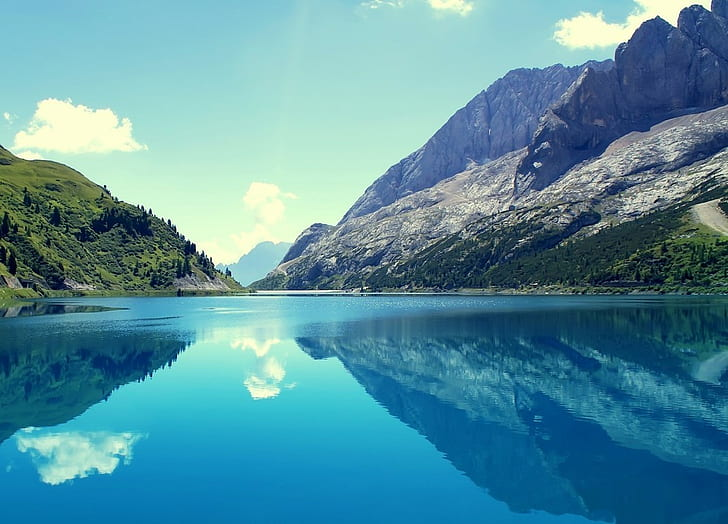
#> input picture OpenCV/Phase-5-Image Filetering and  Blurring/landscape-lake-mountain-clear-nature-wallpaper-preview.jpg, 728 x 524 px, found by its file name
$ python image_blurring.py
#> lines starting #> are read from the running program, lines starting #| are printed output that depends on the picture
# Gaussian Blur Syntax: cv2.GaussianBlur(src, (kernel_size, kernel_size), sigma)

import cv2
import numpy as np

image = cv2.imread("OpenCV/landscape-lake-mountain-clear-nature-wallpaper-preview.jpg")
#> image is the input picture: shape (524, 728, 3); mean B, G, R 159, 144.7, 86.3

blur = cv2.GaussianBlur(image, (21, 21), 5) # Can't pass even value it should be odd in kernel_size
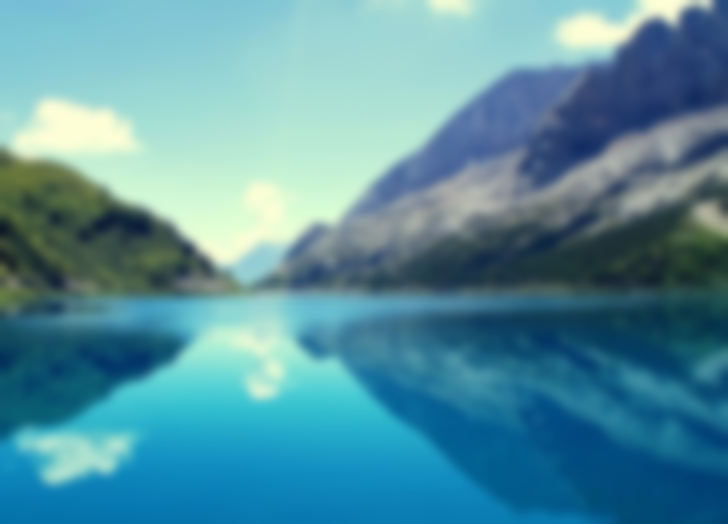
#> blur: shape (524, 728, 3); mean B, G, R 159, 144.7, 86.3

cv2.imshow("Original",image)
cv2.imshow("Blurr", blur)

cv2.waitKey(0)
cv2.destroyAllWindows()


# Median Blur Syntax : cv2.medianBlur(src, kernel_size)

img = cv2.imread("OpenCV/Blur-img2.jpeg")
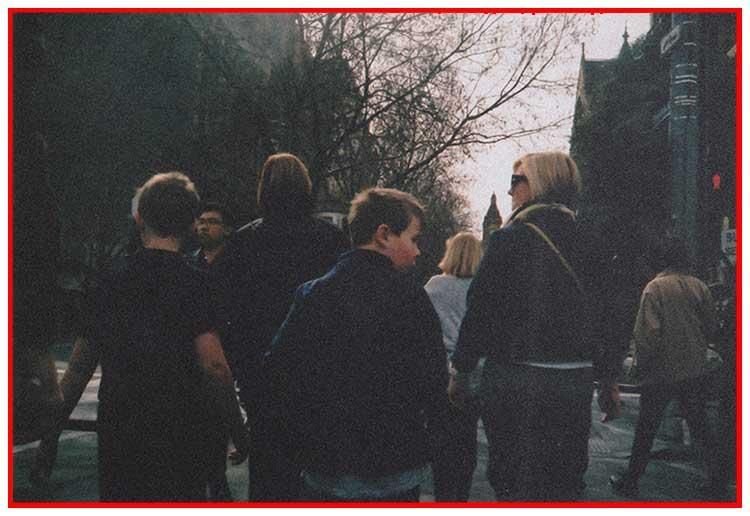
#> input picture OpenCV/Blur-img2.jpeg, 750 x 516 px, found by its file name
#> img is the input picture: shape (516, 750, 3); mean B, G, R 74.9, 73.8, 81.8

med_blur = cv2.medianBlur(img, 3)

cv2.imshow("Original",img)
cv2.imshow("MedianBlur", med_blur)

cv2.waitKey(0)
cv2.destroyAllWindows()


# Sharpening an Image Syntax: cv2.filter2D(src, ddepth, kernel)

sharpenImg = cv2.imread("OpenCV/37054504-089d7a00-214d-11e8-8982-ca836f7a4460.jpg")
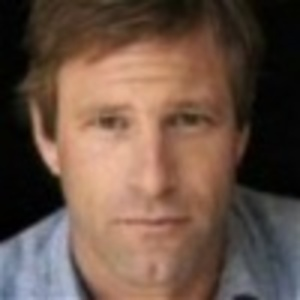
#> input picture OpenCV/37054504-089d7a00-214d-11e8-8982-ca836f7a4460.jpg, 300 x 300 px, found by its file name
#> sharpenImg is the input picture: shape (300, 300, 3); mean B, G, R 70.2, 83.3, 106.6

sharpen_kernel = np.array([
    [0, -1, 0],
    [-1, 5, -1],
    [0, -1, 0]
])

sharpened = cv2.filter2D(sharpenImg, -1, sharpen_kernel)

cv2.imshow("Original", sharpenImg)
cv2.imshow("Sharpened", sharpened)
cv2.waitKey(0)
cv2.destroyAllWindows()
